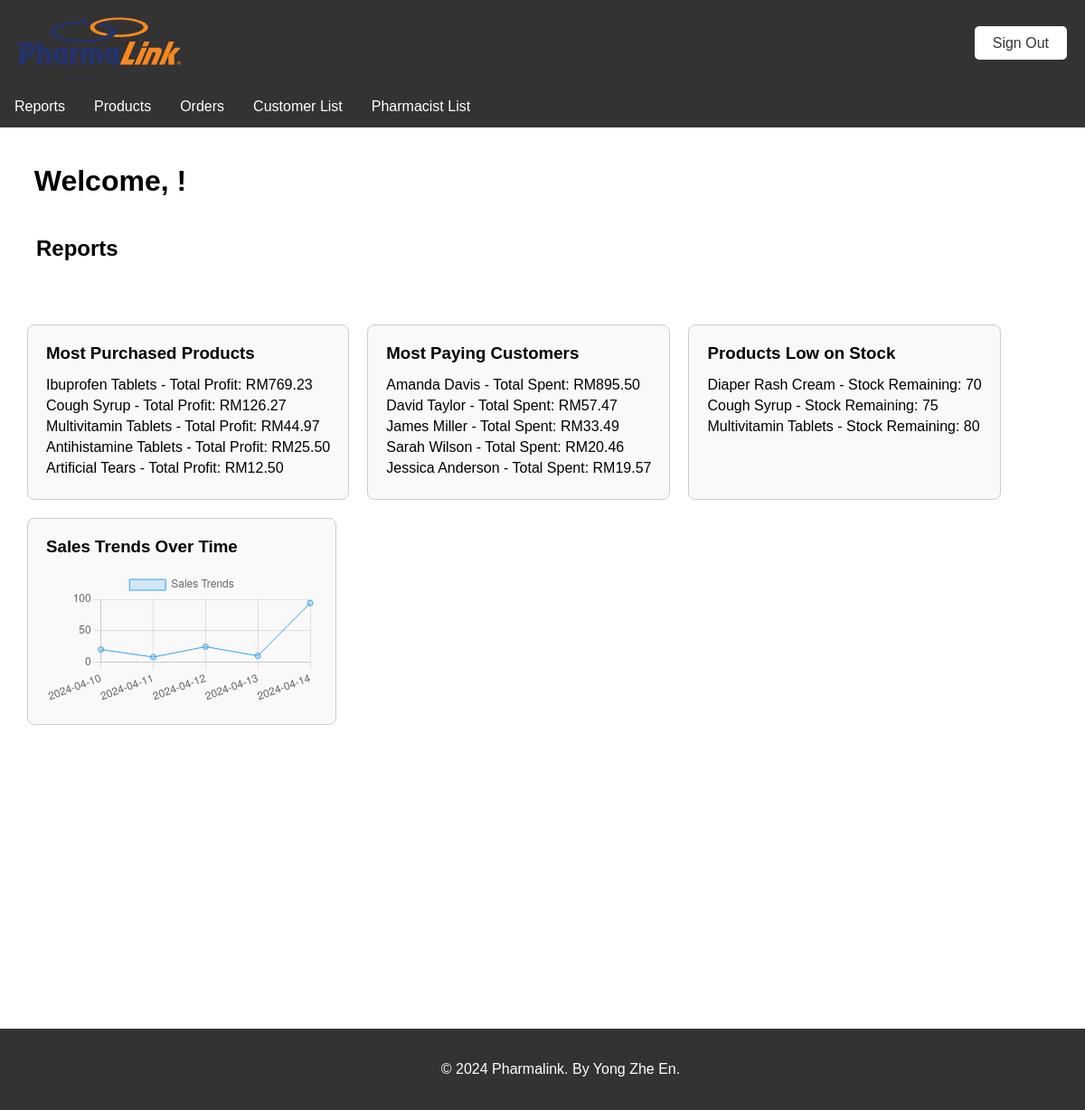
The page /Preports.php on the database its author committed.
### tables this page shows
CREATE TABLE `products` (
  `prod_ID` int(11) NOT NULL,
  `prod_Cat` varchar(255) DEFAULT NULL,
  `prod_Name` varchar(255) DEFAULT NULL,
  `prod_Desc` text DEFAULT NULL,
  `ProdP` decimal(10,2) DEFAULT NULL,
  `ProdStock` int(11) DEFAULT NULL,
  `total_profit` decimal(10,2) DEFAULT 0.00,
  `img_path` varchar(125) DEFAULT NULL
);

### Preports.php (the view, shortened to what this page needs)
<?php
include 'db_connection.php';
$sql = "SELECT prod_Name, ProdStock FROM products ORDER BY ProdStock ASC LIMIT 3";
$result = $conn->query($sql);
$product_sql = "SELECT prod_Name, SUM(total_profit) as total_profit FROM products GROUP BY prod_name ORDER BY total_profit DESC LIMIT 5";
$product_result = mysqli_query($conn, $product_sql);
$customer_sql = "SELECT fname, lname, SUM(total_spent) as total_spent FROM customers GROUP BY fname ORDER BY total_spent DESC LIMIT 5";
$customer_result = mysqli_query($conn, $customer_sql);
$sales_sql = "SELECT date, SUM(totalcost) AS total_sales FROM orders GROUP BY date";
$sales_result = mysqli_query($conn, $sales_sql);
$labels = [];
$data = [];
if ($sales_result && mysqli_num_rows($sales_result) > 0) {
    while ($row = mysqli_fetch_assoc($sales_result)) {
        $labels[] = $row['date'];
        $data[] = $row['total_sales'];
    }
}
?>
<!DOCTYPE html>
<html lang="en">
<head>
    <link rel="stylesheet" href="css/global.css">
    <link rel="stylesheet" href="css/header.css">
    <link rel="stylesheet" href="css/navbar.css">
    <link rel="stylesheet" href="css/footer.css">
    <link rel="stylesheet" href="css/Preports.css">
    <body>
    <?php include 'include/Pheader.php'; ?>
    <?php include 'include/Pnavbar.php'; ?>
    <div class="welcome">
        <h1>&nbsp&nbspWelcome, <?php echo isset($_SESSION['firstName']) && isset($_SESSION['lastName']) ? $_SESSION['firstName'] . ' ' . $_SESSION['lastName'] : ''; ?>!</h1>
        <h2>&nbsp&nbsp&nbspReports</h2>
    </div>
    <div class="content">
        <div class="report-container">
            <h3>Most Purchased Products</h3>
            <ul class="report-list">
                <?php if ($product_result && mysqli_num_rows($product_result) > 0): ?>
                    <?php while ($row = mysqli_fetch_assoc($product_result)): ?>
                        <li><?php echo $row['prod_Name']; ?> - Total Profit: RM<?php echo $row['total_profit']; ?></li>
                    <?php endwhile; ?>
                <?php else: ?>
                    <li>No data available.</li>
                <?php endif; ?>
            </ul>
        </div>
        <div class="report-container">
            <h3>Most Paying Customers</h3>
            <ul class="report-list">
                <?php if ($customer_result && mysqli_num_rows($customer_result) > 0): ?>
                    <?php while ($row = mysqli_fetch_assoc($customer_result)): ?>
                        <li><?php echo $row['fname']; ?> <?php echo $row['lname']; ?> - Total Spent: RM<?php echo $row['total_spent']; ?></li>
                    <?php endwhile; ?>
                <?php else: ?>
                    <li>No data available.</li>
                <?php endif; ?>
            </ul>
        </div>
        <div class="report-container">
            <h3>Products Low on Stock</h3>
            <ul class="report-list">
                <?php if ($result && $result->num_rows > 0): ?>
                    <?php while ($row = $result->fetch_assoc()): ?>
                        <li><?php echo $row['prod_Name']; ?> - Stock Remaining: <?php echo $row['ProdStock']; ?></li>
                    <?php endwhile; ?>
                <?php else: ?>
                    <li>No low stock products found.</li>
                <?php endif; ?>
            </ul>
        </div>
        <div class="report-container">
            <h3>Sales Trends Over Time</h3>
            <canvas id="salesChart"></canvas>
        </div>
    </div>
    <br><br><br><br><br><br><br><br><br><br><br><br><br><br><br><br><br><br><br><br><br><br>
    <?php include 'include/footer.php'; ?>
    <script>
        var ctx = document.getElementById('salesChart').getContext('2d');
        var salesChart = new Chart(ctx, {
            type: 'line',
            data: {
                labels: <?php echo json_encode($labels); ?>,
                datasets: [{
                    label: 'Sales Trends',
                    data: <?php echo json_encode($data); ?>,
                    backgroundColor: 'rgba(54, 162, 235, 0.2)',
                    borderColor: 'rgba(54, 162, 235, 1)',
                    borderWidth: 1
                }]
            },
            options: {
                scales: {
                    yAxes: [{
                        ticks: {
                            beginAtZero: true
                        }
                    }]
                }
            }
        });
    </script>
</body>

### css/global.css (style rules this page uses)
body { font-family: Arial, sans-serif; margin: 0; padding: 0; }
.content { padding: 20px; }

### css/Preports.css (style rules this page uses)
.welcome { display: flex; flex-direction: column; padding: 20px; }
.content { display: flex; flex-direction: row; padding: 20px; flex-wrap: wrap; }
.report-container { border: 1px solid #ccc; border-radius: 8px; padding: 20px; background-color: #f9f9f9; margin: 10px; width: fit-content; }
.report-container h3 { margin-top: 0; margin-bottom: 15px; }
.report-list { list-style: none; padding: 0; margin: 0; }
.report-list li { margin-bottom: 5px; }

### rows shown on the page
products: prod_Name "Diaper Rash Cream", ProdStock "70"
products: prod_Name "Cough Syrup", ProdStock "75"
products: prod_Name "Multivitamin Tablets", ProdStock "80"

### other values the page prints
$row['prod_Name'] "Ibuprofen Tablets"
$row['total_profit'] "769.23"
$row['prod_Name'] "Cough Syrup"
$row['total_profit'] "126.27"
$row['prod_Name'] "Multivitamin Tablets"
$row['total_profit'] "44.97"
$row['prod_Name'] "Antihistamine Tablets"
$row['total_profit'] "25.50"
$row['prod_Name'] "Artificial Tears"
$row['total_profit'] "12.50"
$row['fname'] "Amanda"
$row['lname'] "Davis"
$row['total_spent'] "895.50"
$row['fname'] "David"
$row['lname'] "Taylor"
